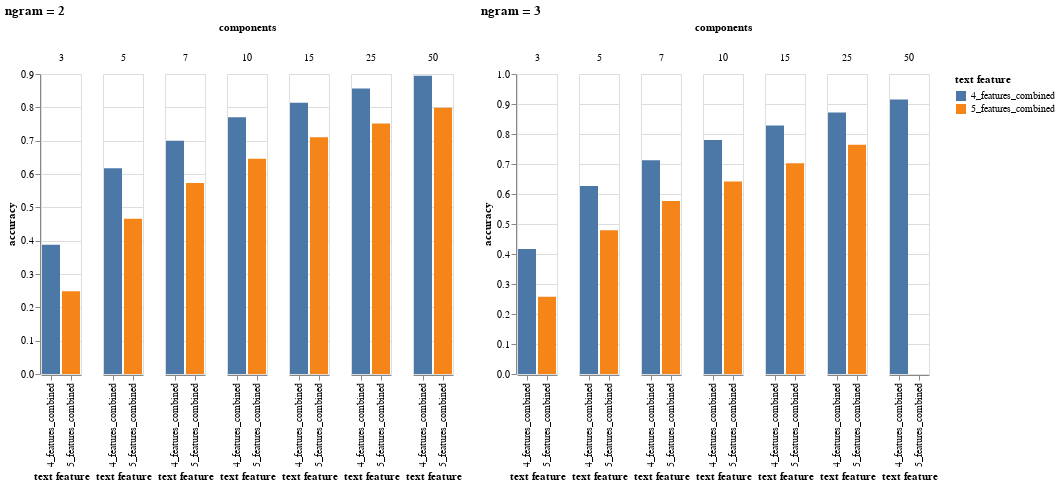

The cell this chart's notebook holds for it:
### Code cell
chart_1 = alt.Chart(df[df['n_gram'] == 2], title = 'ngram = 2').mark_bar().encode(
    x='text feature:O',
    y='accuracy:Q',
    color='text feature:N',
    column='components:N'
)

chart_2 = alt.Chart(df[df['n_gram'] == 3], title = 'ngram = 3').mark_bar().encode(
    x='text feature:O',
    y='accuracy:Q',
    color='text feature:N',
    column='components:N'
)


chart_1 | chart_2

### Figure 1 — Vega-Lite specification as saved in the notebook (floating-point values rounded to 4 significant figures)
{"config": {"view": {"continuousWidth": 400, "continuousHeight": 300}}, "hconcat": [{"data": {"name": "data-2d9293e8626c2ea6470d2e47e24032b7"}, "mark": "bar", "encoding": {"color": {"type": "nominal", "field": "text feature"}, "column": {"type": "nominal", "field": "components"}, "x": {"type": "ordinal", "field": "text feature"}, "y": {"type": "quantitative", "field": "accuracy"}}, "title": "ngram = 2"}, {"data": {"name": "data-b772ac9d3a462f7fc5bbc87ad18f1276"}, "mark": "bar", "encoding": {"color": {"type": "nominal", "field": "text feature"}, "column": {"type": "nominal", "field": "components"}, "x": {"type": "ordinal", "field": "text feature"}, "y": {"type": "quantitative", "field": "accuracy"}}, "title": "ngram = 3"}], "$schema": "https://vega.github.io/schema/vega-lite/v4.8.1.json", "datasets": {"data-2d9293e8626c2ea6470d2e47e24032b7": [{"text feature": "4_features_combined", "components": 3, "n_gram": 2, "accuracy": 0.3874, "macro_f1": 0.1379, "micro_f1": 0.3874, "weighted_f1": 0.3712}, {"text feature": "4_features_combined", "components": 5, "n_gram": 2, "accuracy": 0.6169, "macro_f1": 0.2984, "micro_f1": 0.6169, "weighted_f1": 0.603}, {"text feature": "4_features_combined", "components": 7, "n_gram": 2, "accuracy": 0.6998, "macro_f1": 0.3792, "micro_f1": 0.6998, "weighted_f1": 0.689}, {"text feature": "4_features_combined", "components": 10, "n_gram": 2, "accuracy": 0.7703, "macro_f1": 0.4587, "micro_f1": 0.7703, "weighted_f1": 0.762}, {"text feature": "4_features_combined", "components": 15, "n_gram": 2, "accuracy": 0.8136, "macro_f1": 0.5169, "micro_f1": 0.8136, "weighted_f1": 0.807}, {"text feature": "4_features_combined", "components": 25, "n_gram": 2, "accuracy": 0.8562, "macro_f1": 0.5892, "micro_f1": 0.8562, "weighted_f1": 0.8514}, {"text feature": "5_features_combined", "components": 3, "n_gram": 2, "accuracy": 0.2484, "macro_f1": 0.08327, "micro_f1": 0.2484, "weighted_f1": 0.2383}, {"text feature": "5_features_combined", "components": 5, "n_gram": 2, "accuracy": 0.4661, "macro_f1": 0.1866, "micro_f1": 0.4661, "weighted_f1": 0.453}, {"text feature": "5_features_combined", "components": 7, "n_gram": 2, "accuracy": 0.5729, "macro_f1": 0.2655, "micro_f1": 0.5729, "weighted_f1": 0.5614}, {"text feature": "5_features_combined", "components": 10, "n_gram": 2, "accuracy": 0.646, "macro_f1": 0.3309, "micro_f1": 0.646, "weighted_f1": 0.6354}, {"text feature": "5_features_combined", "components": 15, "n_gram": 2, "accuracy": 0.7099, "macro_f1": 0.3996, "micro_f1": 0.7099, "weighted_f1": 0.7004}, {"text feature": "5_features_combined", "components": 25, "n_gram": 2, "accuracy": 0.7514, "macro_f1": 0.4492, "micro_f1": 0.7514, "weighted_f1": 0.7427}, {"text feature": "4_features_combined", "components": 50, "n_gram": 2, "accuracy": 0.895, "macro_f1": 0.6505, "micro_f1": 0.895, "weighted_f1": 0.8914}, {"text feature": "5_features_combined", "components": 50, "n_gram": 2, "accuracy": 0.7985, "macro_f1": 0.5195, "micro_f1": 0.7985, "weighted_f1": 0.791}], "data-b772ac9d3a462f7fc5bbc87ad18f1276": [{"text feature": "4_features_combined", "components": 3, "n_gram": 3, "accuracy": 0.4169, "macro_f1": 0.1502, "micro_f1": 0.4169, "weighted_f1": 0.4005}, {"text feature": "4_features_combined", "components": 5, "n_gram": 3, "accuracy": 0.6271, "macro_f1": 0.3008, "micro_f1": 0.6271, "weighted_f1": 0.6148}, {"text feature": "4_features_combined", "components": 7, "n_gram": 3, "accuracy": 0.7124, "macro_f1": 0.3862, "micro_f1": 0.7124, "weighted_f1": 0.7029}, {"text feature": "4_features_combined", "components": 10, "n_gram": 3, "accuracy": 0.78, "macro_f1": 0.459, "micro_f1": 0.78, "weighted_f1": 0.7725}, {"text feature": "4_features_combined", "components": 15, "n_gram": 3, "accuracy": 0.8286, "macro_f1": 0.5302, "micro_f1": 0.8286, "weighted_f1": 0.8232}, {"text feature": "4_features_combined", "components": 25, "n_gram": 3, "accuracy": 0.8713, "macro_f1": 0.595, "micro_f1": 0.8713, "weighted_f1": 0.8674}, {"text feature": "5_features_combined", "components": 3, "n_gram": 3, "accuracy": 0.2577, "macro_f1": 0.08253, "micro_f1": 0.2577, "weighted_f1": 0.2482}, {"text feature": "5_features_combined", "components": 5, "n_gram": 3, "accuracy": 0.4795, "macro_f1": 0.1886, "micro_f1": 0.4795, "weighted_f1": 0.4672}, {"text feature": "5_features_combined", "components": 7, "n_gram": 3, "accuracy": 0.577, "macro_f1": 0.2597, "micro_f1": 0.577, "weighted_f1": 0.5658}, {"text feature": "5_features_combined", "components": 10, "n_gram": 3, "accuracy": 0.6419, "macro_f1": 0.3226, "micro_f1": 0.6419, "weighted_f1": 0.6313}, {"text feature": "5_features_combined", "components": 15, "n_gram": 3, "accuracy": 0.7027, "macro_f1": 0.3814, "micro_f1": 0.7027, "weighted_f1": 0.6935}, {"text feature": "5_features_combined", "components": 25, "n_gram": 3, "accuracy": 0.7641, "macro_f1": 0.4516, "micro_f1": 0.7641, "weighted_f1": 0.7559}, {"text feature": "4_features_combined", "components": 50, "n_gram": 3, "accuracy": 0.9147, "macro_f1": 0.6714, "micro_f1": 0.9147, "weighted_f1": 0.9122}]}}
